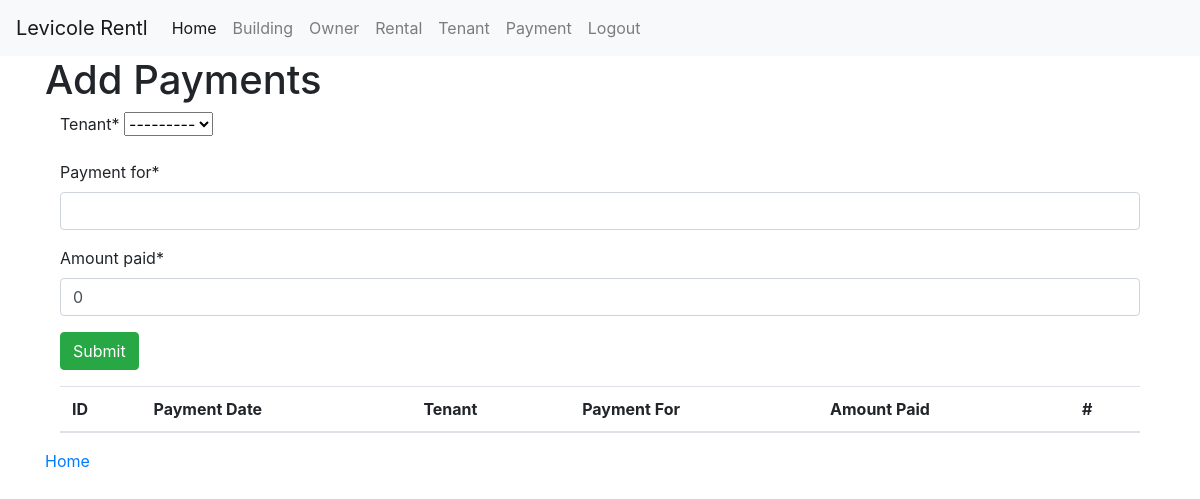
The app's page /add_payment/ (signed in), older data.
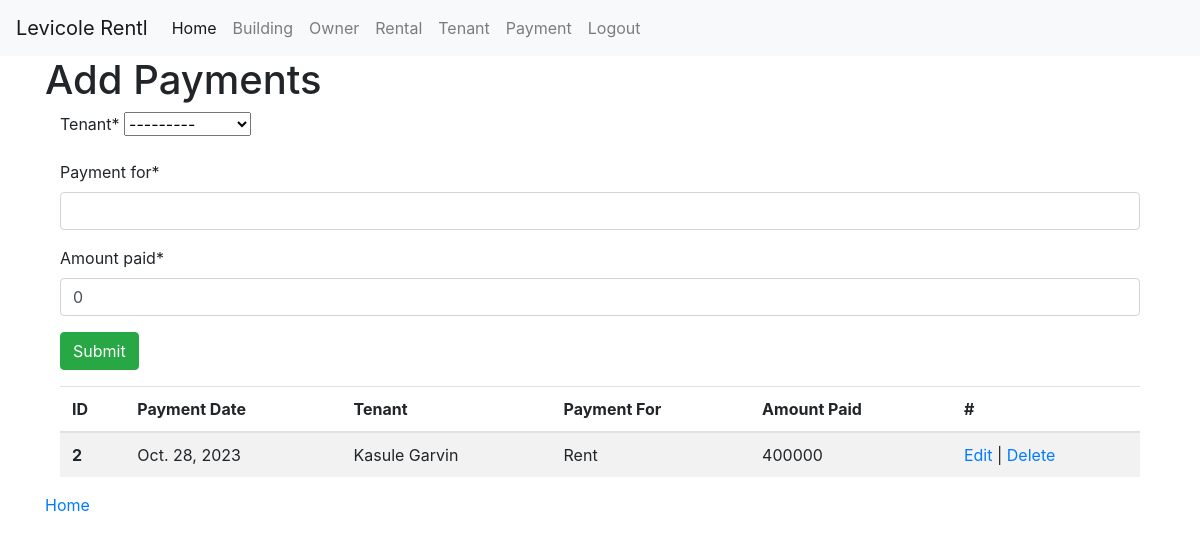
The same page, newer data.
### rentmanagement/models.py (models this page shows, shortened)
class Payment(models.Model):
    payment_date = models.DateField(auto_now_add=True)
    tenant = models.ForeignKey(Tenant, on_delete=models.CASCADE)
    payment_for = models.CharField(max_length=12)
    amount_paid = models.IntegerField(default=0)

class Tenant(models.Model):
    tenant_name = models.CharField(max_length=50)
    gender = models.CharField(max_length=2, choices=gender_options)
    contact = models.CharField(max_length=10)
    rental = models.ForeignKey(Rental, on_delete=models.CASCADE)
    def __str__(self):
        return f"{self.tenant_name}"

### rentmanagement/views.py (the view, shortened to what this page needs)
# urls.py: path('add_payment/', add_payment_view, name='add_payment_page'),
@login_required
def add_payment_view(request):
    message =''
    payment_form = PaymentForm()
    payments = Payment.objects.all()
    context = {
        'form':payment_form,
        'msg' :message,
        'payments': payments,
    }
    return render(request, 'add_payment.html', context)

### rentmanagement/forms.py
class PaymentForm(ModelForm):
    class Meta:
        model = Payment
        fields = '__all__'

### rentmanagement/templates/add_payment.html (shortened to what this page needs)
{% extends './base.html' %}
{% load crispy_forms_tags %}
{% block content %}
        <h1>Add Payments</h1>
        <div class="container">
            <form method="post">
                {{form|crispy}}
                <input type="submit" class="btn btn-success">
            </form>
            <table class="table table-striped">
                <thead>
                    <tr>
                        <th scope="col">ID</th>
                        <th scope="col">Payment Date</th>
                        <th scope="col">Tenant</th>
                        <th scope="col">Payment For</th>
                        <th scope="col">Amount Paid</th>
                        <th scope="col">#</th>
                    </tr>
                </thead>
                <tbody>
                    {% for payment in payments %}
                       <tr>
                        <th scope="row">{{payment.id}}</th>
                        <td>{{payment.payment_date}}</td>
                        <td>{{payment.tenant}}</td>
                        <td>{{payment.payment_for}}</td>
                        <td>{{payment.amount_paid}}</td>
                        <td>
                            <a href="{% url 'edit_payment_page' payment.id %}">Edit</a> | <a
                            href="{% url 'delete_payment_page' payment.id %}"
                            onclick="return confirm('Are you sure you want to delete this payment?')">
                            Delete
                            </a>
                        </td>
                       </tr>
                       {% endfor %}
                </tbody>
            </table>
        </div>
        <a href="{% url 'index_page' %}">Home</a>
{% endblock content %}

Row changes from the older to the newer data that the page shows:
added Payment: id "2", payment_date "Oct. 28, 2023", tenant "Kasule Garvin", payment_for "Rent", amount_paid "400000"
